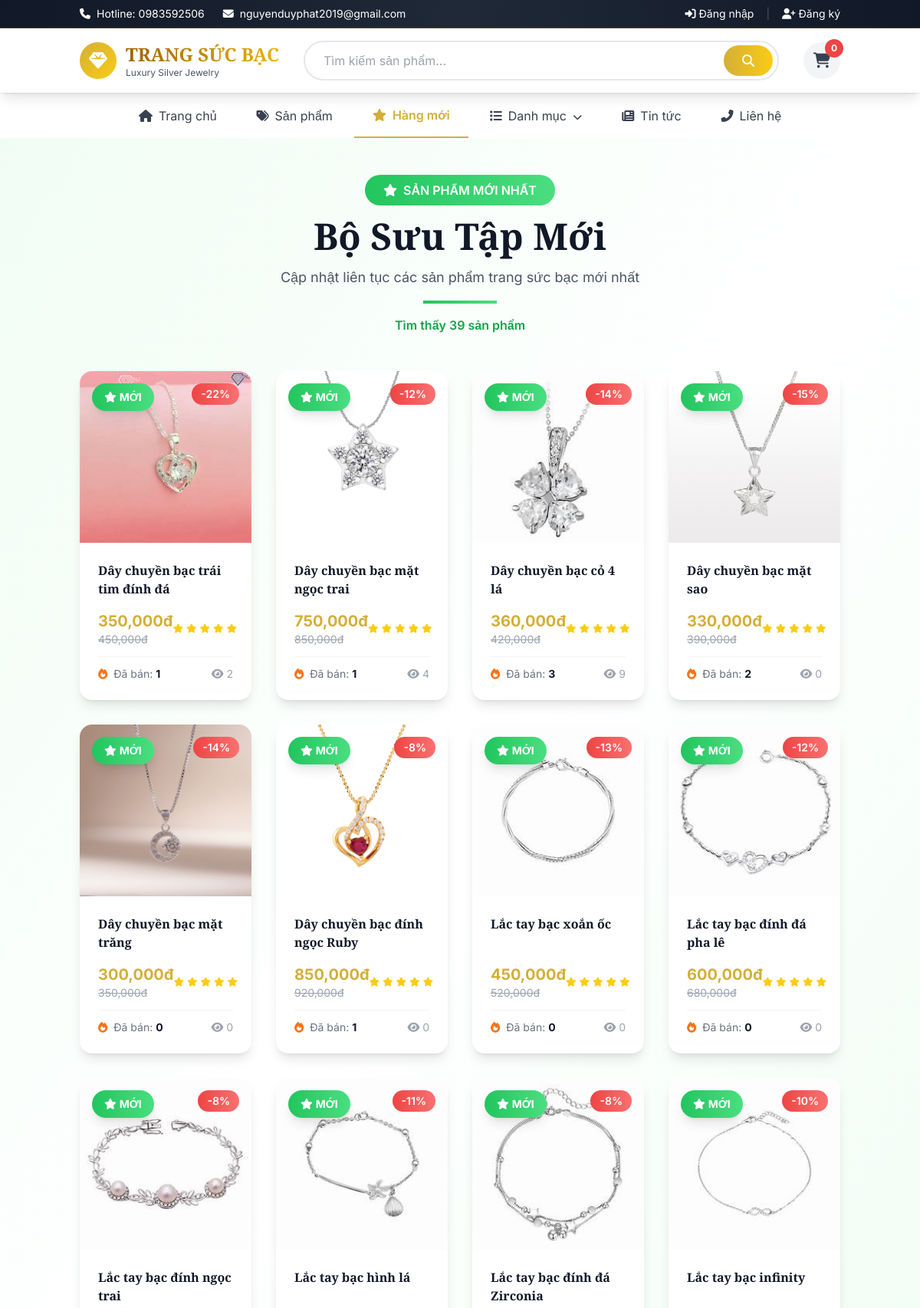
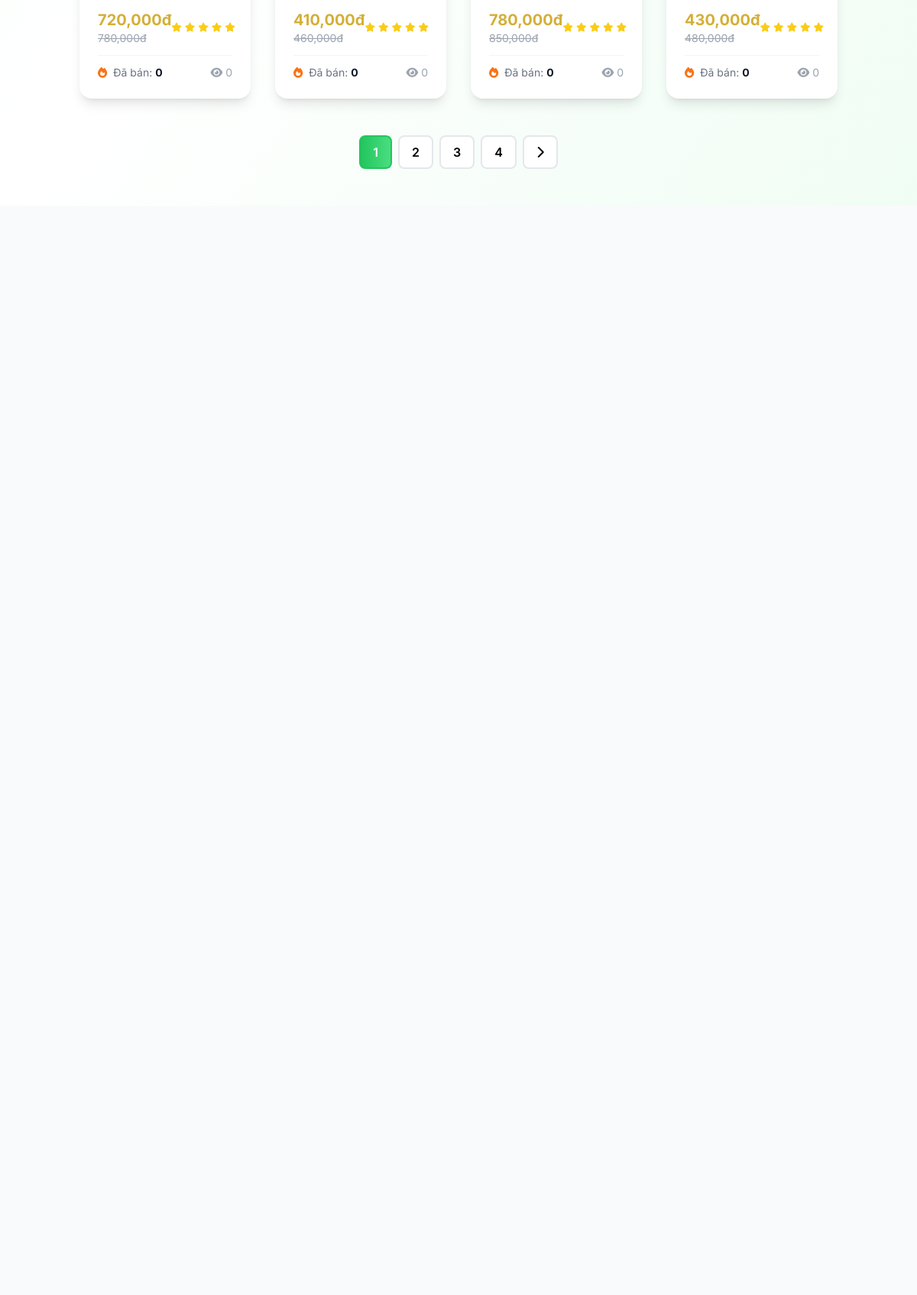
The page /new-products.php (upper part) on the database its author committed (2 pictures, top to bottom).
### tables this page shows
CREATE TABLE `products` (
  `id` int(11) NOT NULL,
  `category_id` int(11) NOT NULL,
  `name` varchar(255) NOT NULL,
  `slug` varchar(255) NOT NULL,
  `description` text DEFAULT NULL,
  `price` decimal(10,2) NOT NULL,
  `sale_price` decimal(10,2) DEFAULT NULL,
  `image` varchar(255) DEFAULT NULL,
  `images` text DEFAULT NULL,
  `quantity` int(11) DEFAULT 0,
  `weight` decimal(8,2) DEFAULT NULL,
  `material` varchar(100) DEFAULT NULL,
  `is_new` tinyint(1) DEFAULT 0,
  `is_featured` tinyint(1) DEFAULT 0,
  `status` tinyint(1) DEFAULT 1,
  `views` int(11) DEFAULT 0,
  `created_at` timestamp NOT NULL DEFAULT current_timestamp(),
  `updated_at` timestamp NOT NULL DEFAULT current_timestamp() ON UPDATE current_timestamp()
);

### new-products.php (the view, shortened to what this page needs)
<?php
require_once 'includes/config.php';
$limit = 12;
$page = isset($_GET['page']) ? (int)$_GET['page'] : 1;
$offset = ($page - 1) * $limit;
$count_result = mysqli_query($conn, "SELECT COUNT(*) as count FROM products WHERE status = 1 AND is_new = 1");
$total = 0;
if ($count_result) {
    $count_data = mysqli_fetch_assoc($count_result);
    $total = $count_data['count'];
}
$total_pages = ceil($total / $limit);
$products = mysqli_query($conn, "SELECT * FROM products WHERE status = 1 AND is_new = 1 ORDER BY created_at DESC LIMIT $limit OFFSET $offset");
function getSoldCount($conn, $product_id) {
    $sql = "SELECT SUM(od.quantity) as total_sold
            FROM order_details od
            INNER JOIN orders o ON od.order_id = o.id
            WHERE od.product_id = $product_id
            AND o.order_status IN ('confirmed', 'shipping', 'completed')";
    $result = mysqli_query($conn, $sql);
    if ($result && mysqli_num_rows($result) > 0) {
        $data = mysqli_fetch_assoc($result);
        return $data['total_sold'] ? (int)$data['total_sold'] : 0;
    }
    return 0;
}
include 'includes/header.php';
?>
<div class="bg-gradient-to-br from-green-50 via-white to-green-50 py-12">
    <div class="container mx-auto px-4">
        <div class="text-center mb-12 animate-fadeInUp">
            <div class="inline-block px-6 py-2 bg-gradient-to-r from-green-500 to-green-400 text-white rounded-full mb-4 font-semibold">
                <i class="fas fa-star mr-2"></i>SẢN PHẨM MỚI NHẤT
            </div>
            <h1 class="text-5xl font-bold text-gray-900 mb-4">Bộ Sưu Tập Mới</h1>
            <p class="text-gray-600 text-lg">Cập nhật liên tục các sản phẩm trang sức bạc mới nhất</p>
            <div class="w-24 h-1 bg-gradient-to-r from-green-500 to-green-400 mx-auto mt-4"></div>
            <p class="text-green-600 font-semibold mt-4">Tìm thấy <?php echo $total; ?> sản phẩm</p>
        </div>
        <?php if (mysqli_num_rows($products) > 0): ?>
        <div class="grid grid-cols-1 sm:grid-cols-2 lg:grid-cols-4 gap-8 mb-12">
            <?php while($product = mysqli_fetch_assoc($products)): ?>
            <div class="group bg-white rounded-2xl overflow-hidden shadow-lg hover:shadow-2xl transition-all duration-300 hover:-translate-y-2 animate-fadeInUp">
                <div class="relative overflow-hidden aspect-square">
                    <a href="product-detail.php?slug=<?php echo $product['slug']; ?>">
                        <img src="<?php echo BASE_URL; ?>assets/images/products/<?php echo $product['image']; ?>"
                             alt="<?php echo htmlspecialchars($product['name']); ?>"
                             class="w-full h-full object-cover group-hover:scale-110 transition-transform duration-500">
                    </a>
                    <span class="absolute top-4 left-4 px-4 py-2 bg-gradient-to-r from-green-500 to-green-400 text-white text-sm font-bold rounded-full shadow-lg animate-pulse">
                        <i class="fas fa-star mr-1"></i>MỚI
                    </span>
                    <?php if($product['sale_price'] && $product['sale_price'] < $product['price']): ?>
                    <span class="absolute top-4 right-4 px-3 py-1 bg-gradient-to-r from-red-500 to-red-400 text-white text-sm font-semibold rounded-full">
                        -<?php echo round((($product['price'] - $product['sale_price']) / $product['price']) * 100); ?>%
                    </span>
                    <?php endif; ?>
                </div>
                <div class="p-6">
                    <a href="product-detail.php?slug=<?php echo $product['slug']; ?>" class="block">
                        <h3 class="font-semibold text-gray-900 mb-2 hover:text-gold-600 transition line-clamp-2 h-12">
                            <?php echo $product['name']; ?>
                        </h3>
                    </a>
                    <div class="flex items-center justify-between mt-4">
                        <?php if($product['sale_price'] && $product['sale_price'] < $product['price']): ?>
                        <div class="flex flex-col">
                            <span class="text-xl font-bold text-gold-600"><?php echo number_format($product['sale_price']); ?>đ</span>
                            <span class="text-sm text-gray-400 line-through"><?php echo number_format($product['price']); ?>đ</span>
                        </div>
                        <?php else: ?>
                        <span class="text-xl font-bold text-gold-600"><?php echo number_format($product['price']); ?>đ</span>
                        <?php endif; ?>
                        <div class="flex items-center space-x-1 text-yellow-400">
                            <i class="fas fa-star text-xs"></i>
                            <i class="fas fa-star text-xs"></i>
                            <i class="fas fa-star text-xs"></i>
                            <i class="fas fa-star text-xs"></i>
                            <i class="fas fa-star text-xs"></i>
                        </div>
                    </div>
                    <?php $sold = getSoldCount($conn, $product['id']); ?>
                    <div class="mt-3 pt-3 border-t border-gray-100 flex items-center justify-between text-sm">
                        <span class="text-gray-500 flex items-center">
                            <i class="fas fa-fire text-orange-500 mr-2"></i>
                            Đã bán: <strong class="text-gray-900 ml-1"><?php echo number_format($sold); ?></strong>
                        </span>
                        <span class="text-gray-400 flex items-center">
                            <i class="fas fa-eye mr-1"></i>
                            <?php echo number_format($product['views']); ?>
                        </span>
                    </div>
                </div>
            </div>
            <?php endwhile; ?>
        </div>
        <?php if ($total_pages > 1): ?>
        <div class="flex justify-center items-center space-x-2">
            <?php for ($i = 1; $i <= $total_pages; $i++):
                if ($i == 1 || $i == $total_pages || ($i >= $page - 2 && $i <= $page + 2)):
            ?>
            <a href="?page=<?php echo $i; ?>" class="px-4 py-2 rounded-lg border-2 font-semibold transition <?php echo $page == $i ? 'bg-gradient-to-r from-green-500 to-green-400 text-white border-green-500' : 'bg-white border-gray-200 hover:border-green-500 hover:text-green-500'; ?>">
                <?php echo $i; ?>
            </a>
            <?php elseif ($i == $page - 3 || $i == $page + 3): echo '<span class="px-2 text-gray-400">...</span>'; endif; endfor; ?>
            <?php if ($page < $total_pages): ?>
            <a href="?page=<?php echo $page + 1; ?>" class="px-4 py-2 bg-white rounded-lg border-2 border-gray-200 hover:border-green-500 hover:text-green-500 transition font-semibold">
                <i class="fas fa-chevron-right"></i>
            </a>
            <?php endif; ?>
        </div>
        <?php endif; ?>
        <?php endif; ?>
    </div>
</div>
<?php include 'includes/footer.php'; ?>

### includes/header.php (style rules this page uses)
body { font-family: 'Inter', sans-serif; }
h1, h2, h3, h4, h5, h6 { font-family: 'Playfair Display', serif; }
.animate-fadeInUp { animation: fadeInUp 0.6s ease-out; }

### rows shown on the page
products: image (picture), (($product['price'] - $product['sale_price']) / $product['price']) * 100 "22", name "Dây chuyền bạc trái tim đính đá", sale_price "350,000", price "450,000", id "1", views "2"
products: image (picture), (($product['price'] - $product['sale_price']) / $product['price']) * 100 "12", name "Dây chuyền bạc mặt ngọc trai", sale_price "750,000", price "850,000", sold "1", views "4"
products: image (picture), (($product['price'] - $product['sale_price']) / $product['price']) * 100 "14", name "Dây chuyền bạc cỏ 4 lá", sale_price "360,000", price "420,000", sold "3", views "9"
products: image (picture), (($product['price'] - $product['sale_price']) / $product['price']) * 100 "15", name "Dây chuyền bạc mặt sao", sale_price "330,000", price "390,000", sold "2", views "0"
products: image (picture), (($product['price'] - $product['sale_price']) / $product['price']) * 100 "14", name "Dây chuyền bạc mặt trăng", sale_price "300,000", price "350,000", sold "0", views "0"
products: image (picture), (($product['price'] - $product['sale_price']) / $product['price']) * 100 "8", name "Dây chuyền bạc đính ngọc Ruby", sale_price "850,000", price "920,000", sold "1", views "0"
products: image (picture), (($product['price'] - $product['sale_price']) / $product['price']) * 100 "13", name "Lắc tay bạc xoắn ốc", sale_price "450,000", price "520,000", sold "0", views "0"
products: image (picture), (($product['price'] - $product['sale_price']) / $product['price']) * 100 "12", name "Lắc tay bạc đính đá pha lê", sale_price "600,000", price "680,000", sold "0", views "0"
products: image (picture), (($product['price'] - $product['sale_price']) / $product['price']) * 100 "8", name "Lắc tay bạc đính ngọc trai", sale_price "720,000", price "780,000", sold "0", views "0"
products: image (picture), (($product['price'] - $product['sale_price']) / $product['price']) * 100 "11", name "Lắc tay bạc hình lá", sale_price "410,000", price "460,000", sold "0", views "0"
products: image (picture), (($product['price'] - $product['sale_price']) / $product['price']) * 100 "8", name "Lắc tay bạc đính đá Zirconia", sale_price "780,000", price "850,000", sold "0", views "0"
products: image (picture), (($product['price'] - $product['sale_price']) / $product['price']) * 100 "10", name "Lắc tay bạc infinity", sale_price "430,000", price "480,000", sold "0", views "0"

### other values the page prints
$cart_total "0"
$total "39"
